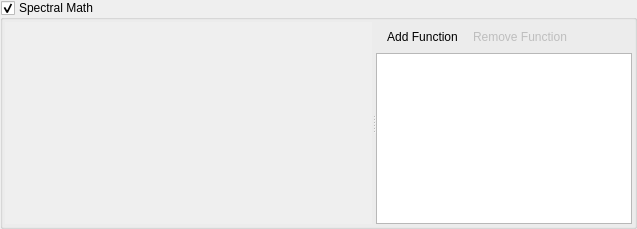
<?xml version="1.0" encoding="UTF-8"?>
<ui version="4.0">
 <class>SpectralMathWidget</class>
 <widget class="QgsCollapsibleGroupBox" name="SpectralMathWidget">
  <property name="geometry">
   <rect>
    <x>0</x>
    <y>0</y>
    <width>637</width>
    <height>229</height>
   </rect>
  </property>
  <property name="windowTitle">
   <string>Spectral Math Widget</string>
  </property>
  <property name="title">
   <string>Spectral Math</string>
  </property>
  <property name="flat">
   <bool>false</bool>
  </property>
  <property name="checkable">
   <bool>true</bool>
  </property>
  <property name="collapsed">
   <bool>false</bool>
  </property>
  <property name="saveCheckedState">
   <bool>true</bool>
  </property>
  <layout class="QVBoxLayout" name="verticalLayout_2">
   <property name="spacing">
    <number>2</number>
   </property>
   <property name="leftMargin">
    <number>2</number>
   </property>
   <property name="topMargin">
    <number>2</number>
   </property>
   <property name="rightMargin">
    <number>2</number>
   </property>
   <property name="bottomMargin">
    <number>2</number>
   </property>
   <item>
    <widget class="QSplitter" name="splitter">
     <property name="orientation">
      <enum>Qt::Horizontal</enum>
     </property>
     <widget class="QScrollArea" name="scrollArea">
      <property name="sizePolicy">
       <sizepolicy hsizetype="Expanding" vsizetype="Expanding">
        <horstretch>1</horstretch>
        <verstretch>0</verstretch>
       </sizepolicy>
      </property>
      <property name="frameShape">
       <enum>QFrame::NoFrame</enum>
      </property>
      <property name="widgetResizable">
       <bool>true</bool>
      </property>
      <widget class="QWidget" name="scrollAreaWidgetContents">
       <property name="geometry">
        <rect>
         <x>0</x>
         <y>0</y>
         <width>367</width>
         <height>207</height>
        </rect>
       </property>
      </widget>
     </widget>
     <widget class="QWidget" name="verticalLayoutWidget">
      <layout class="QVBoxLayout" name="verticalLayout">
       <property name="spacing">
        <number>2</number>
       </property>
       <item>
        <widget class="QToolBar" name="mToolBar">
         <property name="sizePolicy">
          <sizepolicy hsizetype="Preferred" vsizetype="Preferred">
           <horstretch>0</horstretch>
           <verstretch>0</verstretch>
          </sizepolicy>
         </property>
         <property name="contextMenuPolicy">
          <enum>Qt::DefaultContextMenu</enum>
         </property>
         <property name="windowTitle">
          <string>Attribute Table Toolbar</string>
         </property>
         <property name="movable">
          <bool>false</bool>
         </property>
         <property name="allowedAreas">
          <set>Qt::NoToolBarArea</set>
         </property>
         <property name="iconSize">
          <size>
           <width>18</width>
           <height>18</height>
          </size>
         </property>
         <property name="floatable">
          <bool>false</bool>
         </property>
         <addaction name="actionAddFunction"/>
         <addaction name="actionRemoveFunction"/>
        </widget>
       </item>
       <item>
        <widget class="SpectralMathFunctionTableView" name="mTableView">
         <property name="dragEnabled">
          <bool>true</bool>
         </property>
         <property name="alternatingRowColors">
          <bool>true</bool>
         </property>
         <property name="selectionMode">
          <enum>QAbstractItemView::ExtendedSelection</enum>
         </property>
         <attribute name="horizontalHeaderStretchLastSection">
          <bool>true</bool>
         </attribute>
         <attribute name="verticalHeaderStretchLastSection">
          <bool>false</bool>
         </attribute>
        </widget>
       </item>
      </layout>
     </widget>
    </widget>
   </item>
  </layout>
  <action name="actionAddFunction">
   <property name="icon">
    <iconset resource="../../../QGIS/images/images.qrc">
     <normaloff>:/images/themes/default/mActionAddExpression.svg</normaloff>:/images/themes/default/mActionAddExpression.svg</iconset>
   </property>
   <property name="text">
    <string>Add Function</string>
   </property>
   <property name="toolTip">
    <string>Adds a new Spectral Math function</string>
   </property>
  </action>
  <action name="actionRemoveFunction">
   <property name="enabled">
    <bool>false</bool>
   </property>
   <property name="icon">
    <iconset resource="../../../QGIS/images/images.qrc">
     <normaloff>:/images/themes/default/mActionRemove.svg</normaloff>:/images/themes/default/mActionRemove.svg</iconset>
   </property>
   <property name="text">
    <string>Remove Function</string>
   </property>
   <property name="toolTip">
    <string>Removes the selected function(s)</string>
   </property>
  </action>
 </widget>
 <customwidgets>
  <customwidget>
   <class>QgsCollapsibleGroupBox</class>
   <extends>QGroupBox</extends>
   <header>qgscollapsiblegroupbox.h</header>
   <container>1</container>
  </customwidget>
  <customwidget>
   <class>SpectralMathFunctionTableView</class>
   <extends>QTableView</extends>
   <header>qps.speclib.math</header>
  </customwidget>
 </customwidgets>
 <resources>
  <include location="../../../QGIS/images/images.qrc"/>
 </resources>
 <connections/>
</ui>
